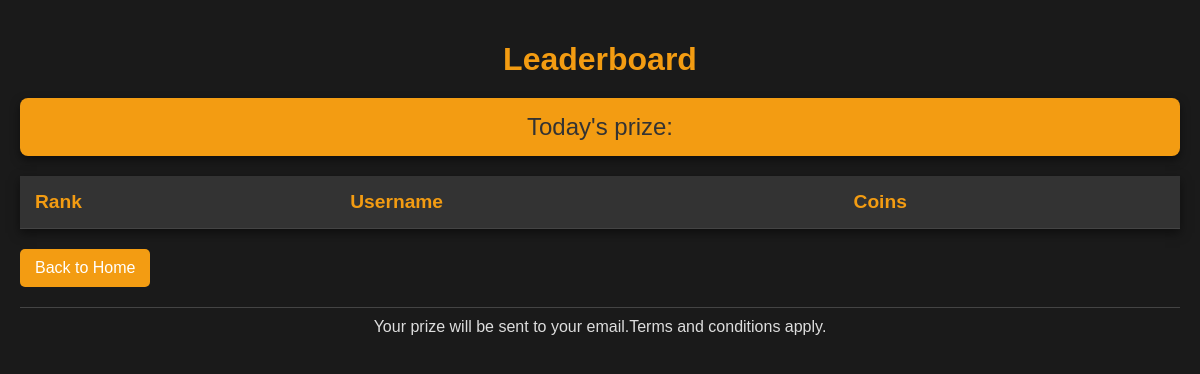
The app's page /leaderboard/, older data.
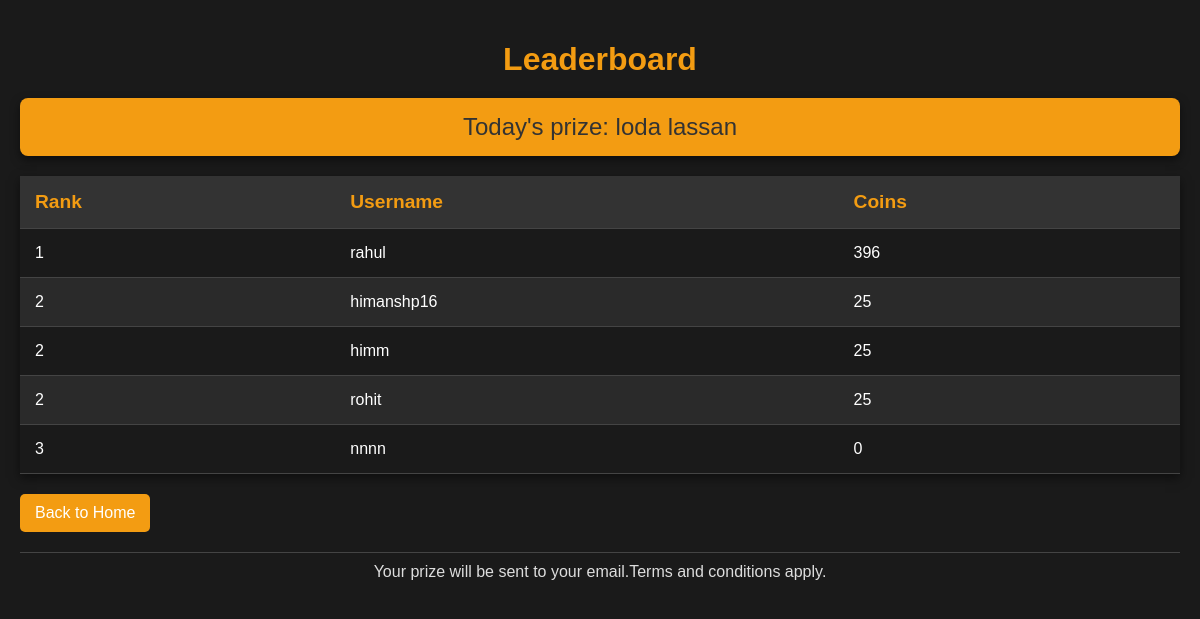
The same page, newer data.
### circlemaker/models.py (models this page shows, shortened)
class prize(models.Model):
    prize=models.CharField(max_length=200)

class UserProfile(models.Model):
    user = models.OneToOneField(User, on_delete=models.CASCADE)
    bio = models.TextField(blank=True)
    referral_link = models.CharField(max_length=100, blank=True, unique=True)
    coin=models.IntegerField(default=0)
    refralcoin=models.IntegerField(default=0)

### circlemaker/views.py (the view)
# urls.py: path('leaderboard/', views.leaderboard, name='leaderboard'),
def leaderboard(request):
    profiles = UserProfile.objects.all().order_by('-coin', 'user__username')
    rank = 0
    previous_coins = None
    previous_rank = 0
    for profile in profiles:
        if previous_coins is None or profile.coin < previous_coins:
            rank += 1  # Increment rank only when coins change
            previous_rank = rank  # Update previous rank
        else:
            profile.rank = previous_rank
        profile.rank = previous_rank  # Assign the current rank
        previous_coins = profile.coin  # Update previous coins for next comparison
    prizes=prize.objects.all().order_by('-id')
    today_prize=''
    for i in prizes:
        today_prize=i.prize
        break
    print(today_prize)
    return render(request, 'circlemaker/leaderboard.html', {'profiles': profiles , 'prize':today_prize})

### circlemaker/templates/circlemaker/leaderboard.html (shortened to what this page needs)
<!DOCTYPE html>
<html lang="en">
<head>
</head>
<body>
    <h1>Leaderboard</h1>
    <div class="prize">
        Today's prize: {{ prize }}
    </div>
    <table>
        <thead>
            <tr>
                <th>Rank</th>
                <th>Username</th>
                <th>Coins</th>
            </tr>
        </thead>
        <tbody>
            {% for profile in profiles %}
                <tr>
                    <td>{{ profile.rank }}</td>
                    <td>{{ profile.user.username }}</td>
                    <td>{{ profile.coin }}</td>
                </tr>
            {% endfor %}
        </tbody>
    </table>
    <a href="/">Back to Home</a>
    <div class="footer">
        Your prize will be sent to your email.Terms and conditions apply.
    </div>
</body>
</html>

### circlemaker/templates/circlemaker/leaderboard.html (style rules this page uses)
body { font-family: Arial, sans-serif; background-color: #1a1a1a; color: white; padding: 20px; margin: 0; }
h1 { text-align: center; color: #f39c12; margin-bottom: 20px; }
.prize { text-align: center; margin-bottom: 20px; font-size: 1.5em; color: #333; background-color: #f39c12; padding: 15px; border-radius: 8px; box-shadow: 0 4px 10px rgba(0, 0, 0, 0.5); }
table { width: 100%; border-collapse: collapse; margin-top: 20px; box-shadow: 0 4px 10px rgba(0, 0, 0, 0.5); }
th, td { padding: 15px; text-align: left; border-bottom: 1px solid #444; }
th { background-color: #333; color: #f39c12; font-size: 1.2em; }
tr:nth-child(even) { background-color: #2a2a2a; }
.footer { margin-top: 20px; padding: 10px; text-align: center; border-top: 1px solid #444; color: #ddd; }
a { display: inline-block; margin-top: 20px; padding: 10px 15px; text-decoration: none; color: white; background-color: #f39c12; border-radius: 5px; transition: background-color 0.3s; }

Row changes from the older to the newer data that the page shows:
added prize: prize "loda lassan"
added UserProfile: rank "1", user.username "rahul", coin "396"
added UserProfile: rank "2", user.username "himanshp16", coin "25"
added UserProfile: rank "2", user.username "himm", coin "25"
added UserProfile: rank "2", user.username "rohit", coin "25"
added UserProfile: rank "3", user.username "nnnn", coin "0"
